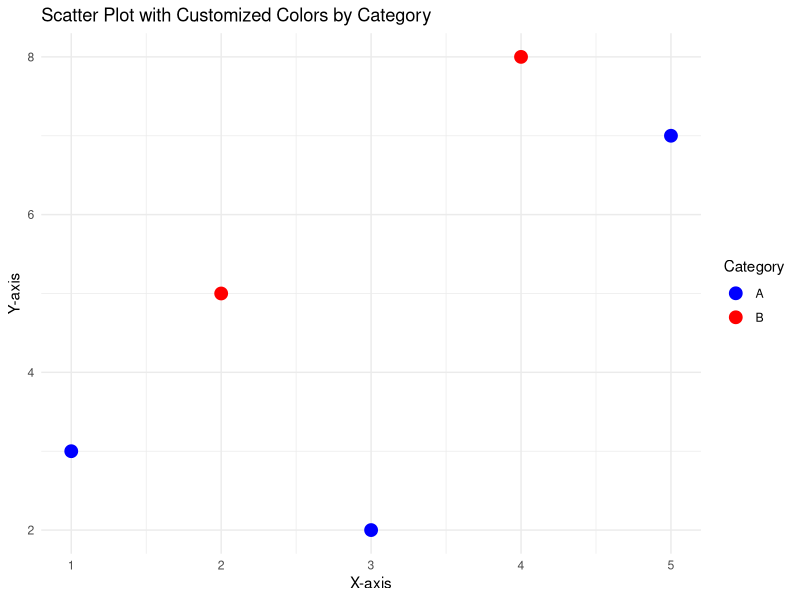

The R script that drew this image:
# Load ggplot2 package
library(ggplot2)

# Sample data with a categorical variable 'Category'
df <- data.frame(
  x = c(1, 2, 3, 4, 5),
  y = c(3, 5, 2, 8, 7),
  Category = c("A", "B", "A", "B", "A")
)

# Create the scatter plot with custom colors for 'Category'
ggplot(df, aes(x = x, y = y, color = Category)) +
  geom_point(size = 4) +  # Customize point size
  scale_color_manual(values = c("A" = "blue", "B" = "red")) +  # Custom colors
  labs(title = "Scatter Plot with Customized Colors by Category",
       x = "X-axis", 
       y = "Y-axis") +
  theme_minimal()
